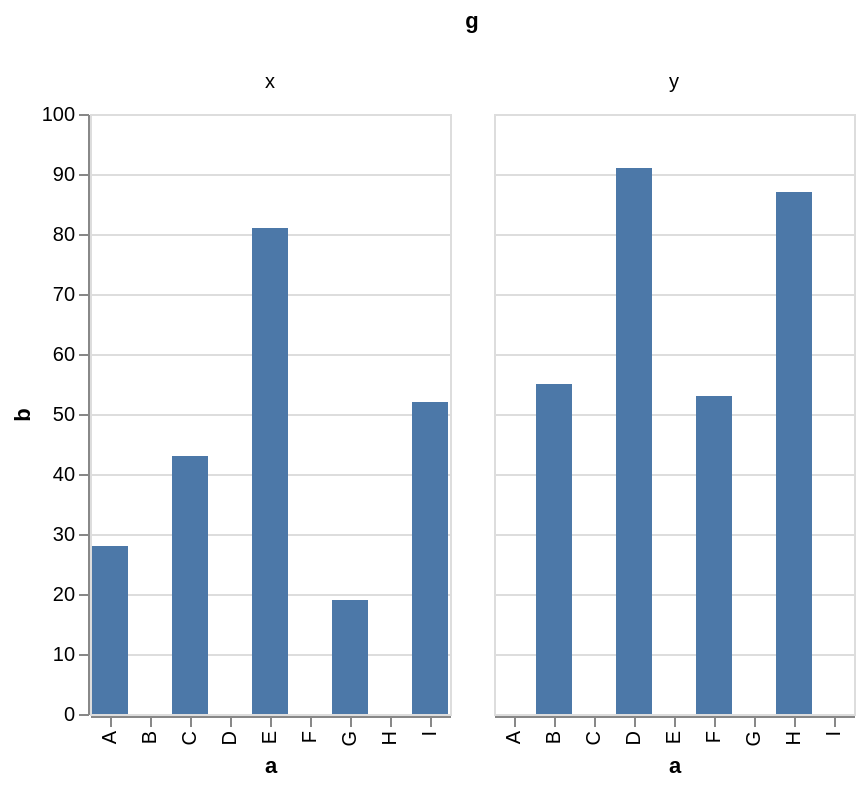

Describe this chart as a Vega-Lite specification.
### Vega specification from a JSON file in a GitHub repository (floating-point values rounded to 4 significant figures)
{"$schema": "https://vega.github.io/schema/vega/v6.json", "background": "white", "padding": 5, "data": [{"name": "source_0", "values": [{"a": "A", "b": 28, "c": 5, "g": "x"}, {"a": "B", "b": 55, "c": 9, "g": "y"}, {"a": "C", "b": 43, "c": 2, "g": "x"}, {"a": "D", "b": 91, "c": 7, "g": "y"}, {"a": "E", "b": 81, "c": 4, "g": "x"}, {"a": "F", "b": 53, "c": 6, "g": "y"}, {"a": "G", "b": 19, "c": 8, "g": "x"}, {"a": "H", "b": 87, "c": 1, "g": "y"}, {"a": "I", "b": 52, "c": 3, "g": "x"}]}, {"name": "data_0", "source": "source_0", "transform": [{"type": "stack", "groupby": ["a", "g"], "field": "b", "sort": {"field": [], "order": []}, "as": ["b_start", "b_end"], "offset": "zero"}, {"type": "filter", "expr": "isValid(datum[\"b\"]) && isFinite(+datum[\"b\"])"}]}, {"name": "column_domain", "source": "data_0", "transform": [{"type": "aggregate", "groupby": ["g"]}]}], "signals": [{"name": "x_step", "value": 20}, {"name": "child_width", "update": "bandspace(domain('x').length, 0.1, 0.05) * x_step"}, {"name": "child_height", "value": 300}], "layout": {"padding": 20, "offset": {"columnTitle": 10}, "columns": {"signal": "length(data('column_domain'))"}, "bounds": "full", "align": "all"}, "marks": [{"name": "column-title", "type": "group", "role": "column-title", "title": {"text": "g", "style": "guide-title", "offset": 10}}, {"name": "row_header", "type": "group", "role": "row-header", "encode": {"update": {"height": {"signal": "child_height"}}}, "axes": [{"scale": "y", "orient": "left", "grid": false, "title": "b", "labelOverlap": true, "tickCount": {"signal": "ceil(child_height/40)"}, "zindex": 0}]}, {"name": "column_header", "type": "group", "role": "column-header", "from": {"data": "column_domain"}, "sort": {"field": "datum[\"g\"]", "order": "ascending"}, "title": {"text": {"signal": "isValid(parent[\"g\"]) ? parent[\"g\"] : \"\"+parent[\"g\"]"}, "style": "guide-label", "frame": "group", "offset": 10}, "encode": {"update": {"width": {"signal": "child_width"}}}}, {"name": "column_footer", "type": "group", "role": "column-footer", "from": {"data": "column_domain"}, "sort": {"field": "datum[\"g\"]", "order": "ascending"}, "encode": {"update": {"width": {"signal": "child_width"}}}, "axes": [{"scale": "x", "orient": "bottom", "grid": false, "title": "a", "labelAlign": "right", "labelAngle": 270, "labelBaseline": "middle", "zindex": 0}]}, {"name": "cell", "type": "group", "style": "cell", "from": {"facet": {"name": "facet", "data": "data_0", "groupby": ["g"]}}, "sort": {"field": ["datum[\"g\"]"], "order": ["ascending"]}, "encode": {"update": {"width": {"signal": "child_width"}, "height": {"signal": "child_height"}}}, "marks": [{"name": "child_marks", "type": "rect", "style": ["bar"], "from": {"data": "facet"}, "encode": {"update": {"fill": {"value": "#4c78a8"}, "ariaRoleDescription": {"value": "bar"}, "description": {"signal": "\"a: \" + (isValid(datum[\"a\"]) ? isArray(datum[\"a\"]) ? join(datum[\"a\"], ' ') : datum[\"a\"] : \"\"+datum[\"a\"]) + \"; b: \" + (format(datum[\"b\"], \"\"))"}, "x": {"scale": "x", "field": "a"}, "width": {"signal": "max(0.25, bandwidth('x'))"}, "y": {"scale": "y", "field": "b_end"}, "y2": {"scale": "y", "field": "b_start"}}}}], "axes": [{"scale": "y", "orient": "left", "gridScale": "x", "grid": true, "tickCount": {"signal": "ceil(child_height/40)"}, "domain": false, "labels": false, "aria": false, "maxExtent": 0, "minExtent": 0, "ticks": false, "zindex": 0}]}], "scales": [{"name": "x", "type": "band", "domain": {"data": "data_0", "field": "a", "sort": true}, "range": {"step": {"signal": "x_step"}}, "paddingInner": 0.1, "paddingOuter": 0.05}, {"name": "y", "type": "linear", "domain": {"data": "data_0", "fields": ["b_start", "b_end"]}, "range": [{"signal": "child_height"}, 0], "nice": true, "zero": true}]}
